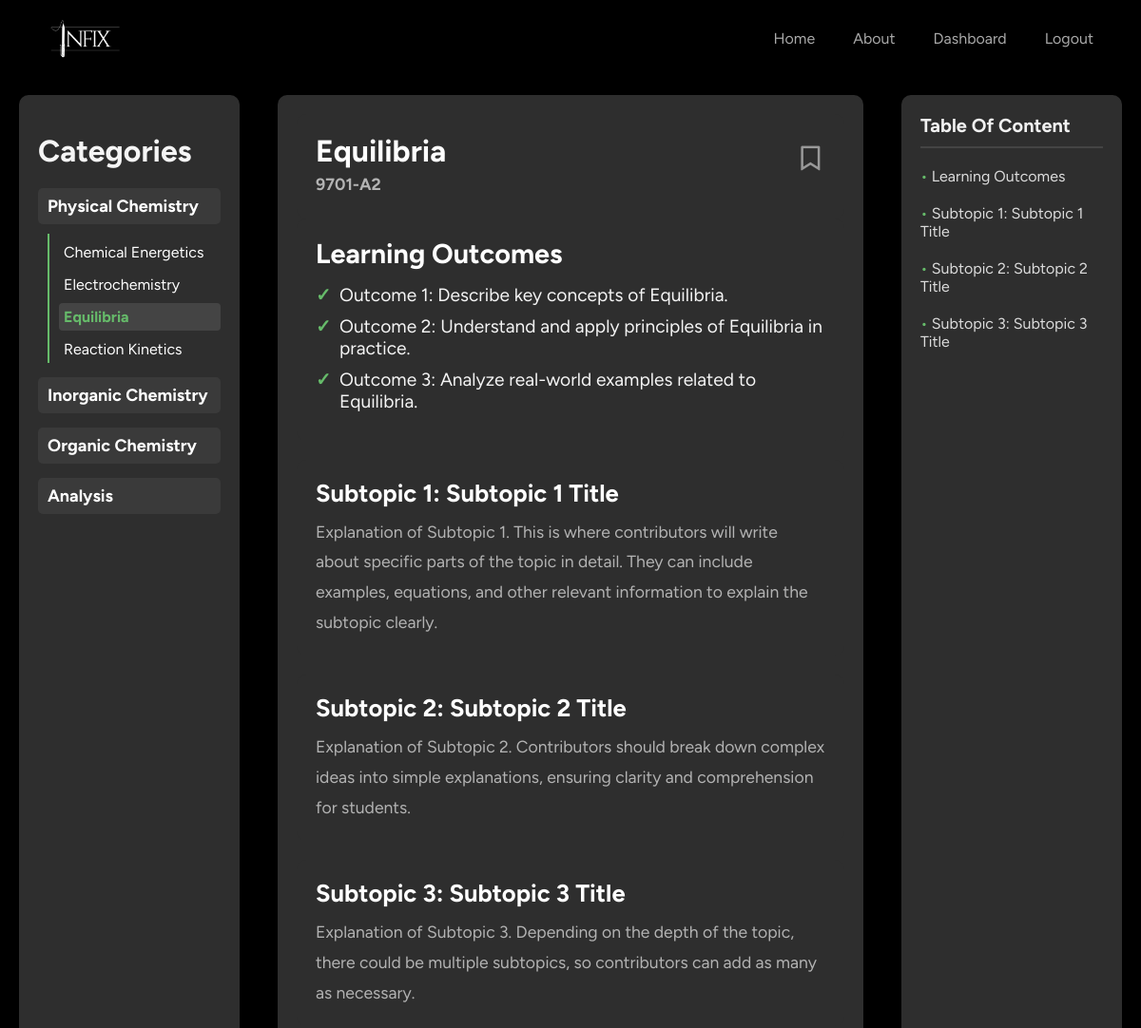
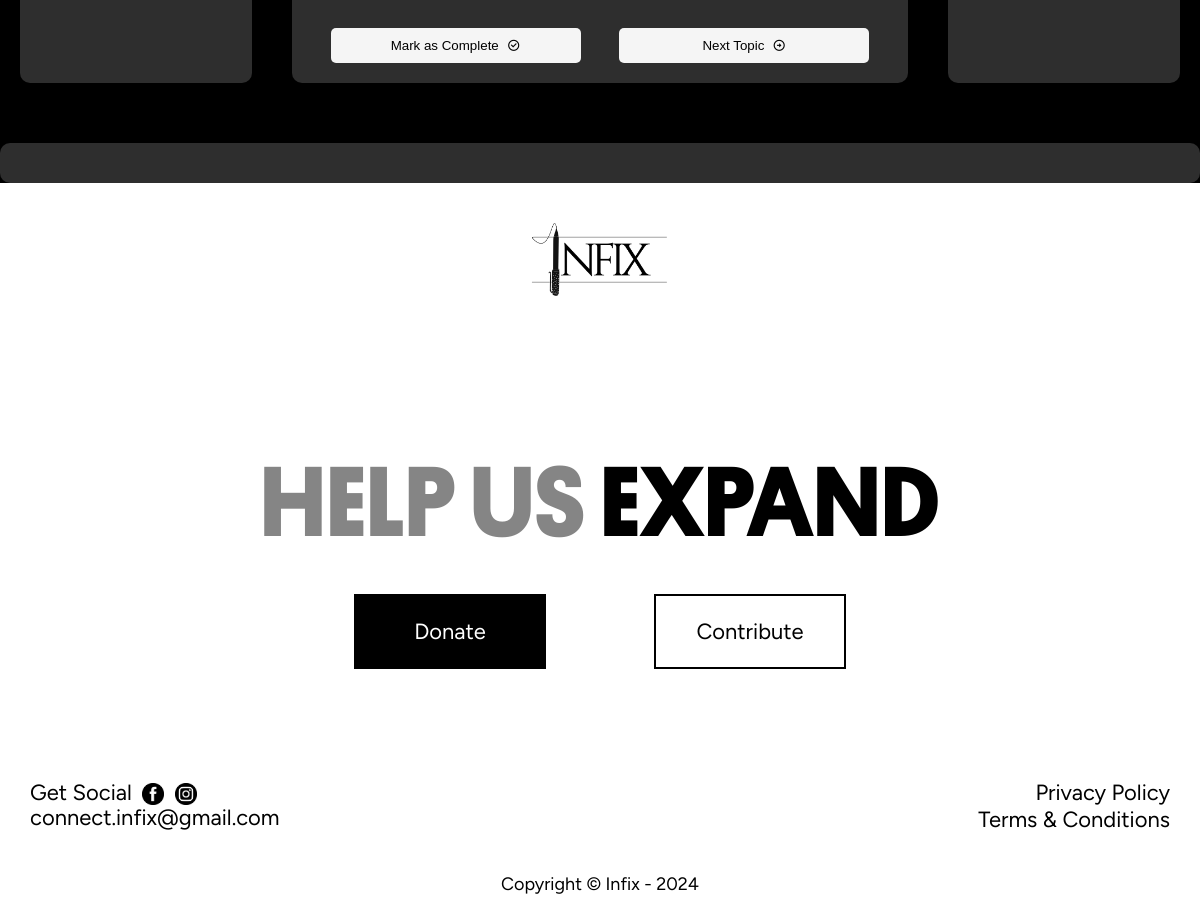
The app's page /course/9701-A2/Equilibria (signed in) with its own data (2 pictures, top to bottom).
### tables this page shows
CREATE TABLE categories (
    id INTEGER PRIMARY KEY AUTOINCREMENT,
    name TEXT UNIQUE NULL
);

CREATE TABLE topics (
    id INTEGER PRIMARY KEY AUTOINCREMENT,
    course_id INTEGER NOT NULL,
    title TEXT NOT NULL,
    category_id INTEGER NULL,
    seq_num INTEGER NOT NULL DEFAULT 0,
    FOREIGN KEY (course_id) REFERENCES courses(id) ON DELETE CASCADE,
    FOREIGN KEY (category_id) REFERENCES categories(id) ON DELETE CASCADE
);

### app.py (the view, shortened to what this page needs)
@app.route('/course/<course_code>/<topic>')
@login_required
def topic_detail(course_code, topic):
    course = db.execute("SELECT * FROM courses WHERE course_code = ?", course_code)
    if not course:
        flash("Course not found.", "warning")
        return redirect('/dashboard')
    course = course[0]  # Get the first result
    topic_details = db.execute("""
        SELECT t.title, c.name as course_name, c.course_code, t.id as topic_id, t.category_id, t.seq_num, c.id as course_id
        FROM topics t
        JOIN courses c ON t.course_id = c.id
        WHERE t.title = ? AND c.course_code = ?
    """, topic, course_code)
    if not topic_details:
        flash("Topic not found.", "error")
        return redirect(url_for('index'))  # Redirect to a suitable page if the topic is not found
    topic_details = topic_details[0]  # Get the first result
    print(topic_details)
    next_topic = db.execute("""
        SELECT title FROM topics
        WHERE course_id = ? AND id > ?
        ORDER BY id ASC
        LIMIT 1
    """, topic_details['course_id'], topic_details['topic_id'])
    next_topic = next_topic[0]['title'] if next_topic else None
    categories = db.execute("""
        SELECT * FROM categories
        WHERE id IN (
                        SELECT DISTINCT t.category_id FROM topics t
                        JOIN courses c ON t.course_id = c.id
                        WHERE c.course_code = ?
                    )
    """, course_code)
    topics_data = {}
    if categories:
        current_category = db.execute("""
            SELECT name FROM categories WHERE id = ?
        """, topic_details['category_id'])[0]['name']
        for category in categories:
            category_name = category['name']
            topics_in_category = db.execute("""
                SELECT title FROM topics
                WHERE category_id = ?
            """, category['id'])
            if topics_in_category:
                topics_data[category_name] = topics_in_category
            else:
                print(f"No topics found for category: {category_name}")
    topic_name = topic_details['title']
    course_name = topic_details['course_name']
    topic_id = topic_details['topic_id']
    result = db.execute("""
        SELECT * FROM bookmarks
        WHERE user_id = ? AND topic_id = ?
    """, session['user_id'], topic_id)
    bookmarked = bool(result)
    result = db.execute("""
        SELECT * FROM user_topics
        WHERE user_id = ? AND topic_id = ?
    """, session['user_id'], topic_id)
    completed = bool(result)
    path = "A Levels" if 'A' in course_code else "O Levels"
    formatted_topic = replace_special_characters(topic.lower().replace(' ', '_'))
    template_path = f"{path}/{course_name} {course_code}/{formatted_topic}.html"
    return render_template(
        template_path,
        topic_name=topic_name,
        course_name=course_name,
        course_code=course_code,
        topic_id=topic_id,
        topics_data=topics_data,  # Structured topics and categories
        current_topic=topic_name,  # Current topic
        current_category=current_category,  # Current category
        formatted_topic=formatted_topic,
        bookmarked=bookmarked,
        completed=completed,
        next_topic=next_topic  # Add the next topic to the context
    )

### app.py (called while the page is built)
@app.after_request
def after_request(response):
    response.headers["Cache-Control"] = "no-cache, no-store, must-revalidate"
    response.headers["Expires"] = "0"
    response.headers["Pragma"] = "no-cache"
    return response

def replace_special_characters(text):
    replacements = {
        "‘": "'", "’": "'", "“": '"', "”": '"', "—": "-", "–": "-", "…": "...",
        "é": "e", "è": "e", "ê": "e", "ë": "e", "á": "a", "à": "a", "â": "a",
        "ä": "a", "í": "i", "ì": "i", "î": "i", "ï": "i", "ó": "o", "ò": "o",
        "ô": "o", "ö": "o", "ú": "u", "ù": "u", "û": "u", "ü": "u", "ç": "c",
        "ñ": "n", "ß": "ss", "ÿ": "y"
    }
    for key, value in replacements.items():
        text = text.replace(key, value)
    return text

### helpers.py (called while the page is built)
def login_required(f):
    @wraps(f)
    def decorated_function(*args, **kwargs):
        if session.get("user_id") is None:
            return redirect("/login")
        return f(*args, **kwargs)
    return decorated_function

### templates/A Levels/Chemistry 9701-A2/equilibria.html
{% extends 'topic_base.html' %}
            {% block topic_detail %}
                <div id="title">
                    <h2>Equilibria<p>9701-A2</p></h2> {% if bookmarked %}
                        <div href="/bookmark" class="bookmark-icon remove-bookmark" title="Remove Bookmark" onclick="submitBookmarkRequest()">
                            <i class="ri-bookmark-fill" style="color: #66bb6a;"></i>
                        </div>
            {% else %}
                        <div href="/bookmark" class="bookmark-icon add-bookmark" title="Add Bookmark" onclick="submitBookmarkRequest()">
                            <i class="ri-bookmark-line" style="color: #999;"></i>
                        </div> {% endif %}
                </div>
                <div id="learning-outcomes" class="toc-item">
                    <h2>Learning Outcomes</h2>
                    <ul>
                        <li>Outcome 1: Describe key concepts of Equilibria.</li>
                        <li>Outcome 2: Understand and apply principles of Equilibria in practice.</li>
                        <li>Outcome 3: Analyze real-world examples related to Equilibria.</li>
                    </ul>
                </div>
                <div class="subtopic toc-item" id="subtopic-1">
                    <h3>Subtopic 1: Subtopic 1 Title</h3>
                    <p>
                        Explanation of Subtopic 1. This is where contributors will write about specific parts of the topic in detail. They can include examples, equations, and
                        other relevant information to explain the subtopic clearly.
                    </p>
                </div>
                <div class="subtopic toc-item" id="subtopic-2">
                    <h3>Subtopic 2: Subtopic 2 Title</h3>
                    <p>
                        Explanation of Subtopic 2. Contributors should break down complex ideas into simple explanations, ensuring clarity and comprehension for students.
                    </p>
                </div>
                <div class="subtopic toc-item" id="subtopic-3">
                    <h3>Subtopic 3: Subtopic 3 Title</h3>
                    <p>
                        Explanation of Subtopic 3. Depending on the depth of the topic, there could be multiple subtopics, so contributors can add as many as necessary.
                    </p>
                </div>
            {% endblock %}

### templates/topic_base.html (shortened to what this page needs)
{% extends 'base.html' %}
{% block styles %}
<link rel="stylesheet" href="{{ url_for('static', filename='css/topic_base.css') }}">
<link href="https://cdn.jsdelivr.net/npm/remixicon@4.3.0/fonts/remixicon.css" rel="stylesheet"/>
{% endblock %}
{% block HomeActive %}inactive{% endblock %}
{% block content %}
    <div id="topic-content">
        <div class="links-container">
            {% if topics_data.items() %}
            {% if current_category != "Topics" %}
                <h1 style="padding: 20px 0;">Categories</h1>
            {% else %}
                <h1 style="padding: 10px 0;"></h1>
            {% endif %}
            {% endif %}
            {% for category, topics in topics_data.items() %}
            <div class="categories">
                {% if category == current_category %}
                    <p class="category-name" onclick="toggleCategory('{{ category }}')"
                        class="active">
                    {{ category }}
                    </p>
                {% else %}
                    <p class="category-name" onclick="toggleCategory('{{ category }}')">
                    {{ category }}
                    </p>
                {% endif %}
                {% if category == current_category %}
                    <div id="{{ category|replace(' ', '_') }}" class="topics"
                        style="display: block;">
                        {% for topic in topics %}
                            {% if topic['title'] == current_topic %}
                                <a href="/course/{{course_code}}/{{topic['title']}}" class="topics-name current">
                                    {{ topic['title'] }}
                                </a>
                            {% else %}
                                <a href="/course/{{course_code}}/{{topic['title']}}" class="topics-name">
                                    {{ topic['title'] }}
                                </a>
                            {% endif %}
                        {% endfor %}
                    </div>
                {% endif %}
            </div>
            {% endfor %}
        </div>
        <div class="topic-main">
            <div class="topic-detail">
                {% block topic_detail %}
                {% endblock %}
            </div>
            <div class="buttons">
                {% if not completed %}
                    <form action="/markascomplete" method="post">
                        <button class="mark-as-complete" type="submit"><span>Mark as Complete</span> <i class="ri-checkbox-circle-line"></i></button>
                    </form>
                {% endif %}
                {% if next_topic %}
                    <a href="/course/{{course_code}}/{{ next_topic }}">
                        <button class="next"><span>Next Topic</span> <i class="ri-arrow-right-circle-line"></i></button>
                    </a>
                {% endif %}
            </div>
        </div>
        <div class="table-of-content" id="toc-container">
            <p class="table-head">Table Of Content</p>
            <div class="content-link" id="toc-main">
            </div>
        </div>
    </div>
    <div id="contributors">
    </div>
{% endblock %}

### static/css/styles.css (style rules this page uses)
html { scroll-behavior: smooth; font-family: "Figtree", sans-serif; }
* { margin: 0; padding: 0; transition: all ease 0.3s; }
body, html { overflow-x: hidden; }
ul { list-style: none; }
a { text-decoration: none; color: inherit; }
a { text-decoration: none; color: #000000; }

### static/css/topic_base.css (style rules this page uses)
body { font-family: 'Figtree', sans-serif; background-color: #000000; color: #f5f5f5; }
#topic-content { display: flex; padding: 20px; gap: 40px; min-height: 85vh; padding-top: 100px; }
.links-container { flex: 1; background-color: #2e2e2e; border-radius: 10px; box-shadow: 0 4px 8px rgba(0, 0, 0, 0.4); padding: 20px; }
.categories { margin-bottom: 20px; }
.category-name { font-weight: bold; font-size: 18px; margin-bottom: 10px; cursor: pointer; color: #ffffff; padding: 8px 10px; border-radius: 5px; background-color: #3a3a3a; transition: background-color 0.3s ease; }
.topics { margin-left: 15px; border-left: 2px solid #66bb6a; padding-left: 10px; margin-top: 5px; padding-top: 5px; }
.topics-name { display: block; font-size: 16px; color: #ffffff; text-decoration: none; margin-bottom: 8px; padding: 5px; border-radius: 4px; transition: background-color 0.3s ease; }
.topics-name.current { font-weight: bold; color: #66bb6a; background-color: #444444; }
.topics { display: none; }
.topic-main { flex: 3; background-color: #2e2e2e; border-radius: 10px; box-shadow: 0 4px 8px rgba(0, 0, 0, 0.4); padding: 20px; }
.topic-detail { margin-bottom: 30px; }
.buttons { display: flex; justify-content: flex-end; gap: 20px; }
.mark-as-complete, .next { background-color: #ffffff; color: #000000; padding: 10px 20px; border: none; box-shadow: none; border-radius: 5px; text-align: center; cursor: pointer; transition: background-color 0.3s ease; }
.table-of-content { flex: 1; background-color: #2e2e2e; border-radius: 10px; padding: 20px; overflow-y: auto; }
.table-head { font-weight: bold; font-size: 20px; margin-bottom: 15px; color: #f1f1f1; border-bottom: 2px solid #444; padding-bottom: 10px; }
#contributors { margin-top: 40px; background-color: #2e2e2e; padding: 20px; border-radius: 10px; box-shadow: 0 4px 8px rgba(0, 0, 0, 0.4); }
#learning-outcomes { background-color: #2e2e2e; padding: 20px; margin-bottom: 20px; border-radius: 10px; }
#learning-outcomes h2 { font-size: 1.8rem; color: #ffffff; margin-bottom: 15px; }
#learning-outcomes ul { list-style-type: none; padding-left: 0; }
#learning-outcomes li { font-size: 1.2rem; margin-bottom: 10px; position: relative; padding-left: 25px; color: #f5f5f5; }
#learning-outcomes li::before { content: "\2713"; position: absolute; left: 0; color: #66bb6a; font-weight: bold; }
#title { background-color: #2e2e2e; padding: 20px; border-radius: 10px; display: flex; flex-wrap: wrap; justify-content: space-between; align-items: flex-start; gap: 5px; }
#title h2 { font-size: 2rem; color: #ffffff; max-width: 600px; }
#title p { font-size: 1.1rem; color: #b3b3b3; line-height: 1.8; }
.bookmark-icon { font-size: 30px; color: #ffffff; margin: 10px 0; cursor: pointer; }
.subtopic { background-color: #2e2e2e; padding: 20px; margin-bottom: 20px; border-radius: 10px; }
.subtopic h3 { font-size: 1.6rem; color: #ffffff; margin-bottom: 10px; }
.subtopic p { font-size: 1.1rem; color: #b3b3b3; line-height: 1.8; }
.buttons { display: flex; flex-direction: row; justify-content: space-evenly; gap: 20px; margin-top: 20px; }
.mark-as-complete, .next { background-color: #f5f5f5; color: #000000; padding: 10px 20px; border-radius: 5px; text-align: center; cursor: pointer; transition: background-color 0.3s ease; display: flex; justify-content: center; align-items: center; gap: 8px; width: 250px; }
.categories { margin-bottom: 15px; }
.category-name { font-weight: bold; font-size: 18px; margin-bottom: 10px; cursor: pointer; color: #ffffff; }
.topics { margin-left: 10px; }
.topics-name { display: block; font-size: 16px; color: #ffffff; text-decoration: none; margin-bottom: 5px; }
.topics-name.current { font-weight: bold; color: #66bb6a; }

### records on screen
categories: name "Physical Chemistry"
topics: title "Chemical Energetics"
topics: title "Electrochemistry"
topics: title "Equilibria"
topics: title "Reaction Kinetics"
categories: name "Inorganic Chemistry"
categories: name "Organic Chemistry"
categories: name "Analysis"
